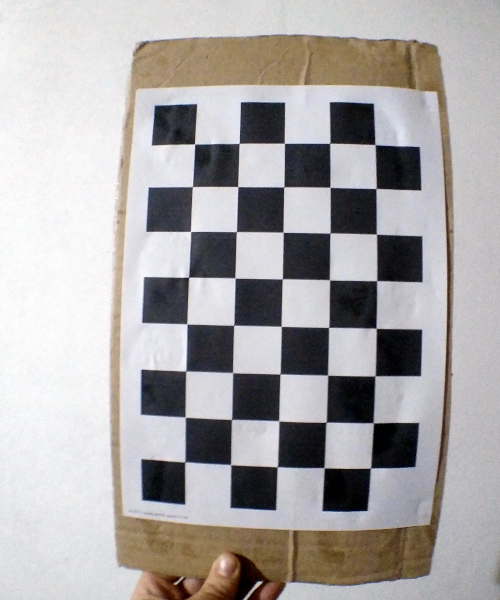
#> input picture practicos/practico10/chess/chess01.png, 500 x 600 px; its folder holds only this picture in this run
$ python ej10_calibracion.py
#> lines starting #> are read from the running program, lines starting #| are printed output that depends on the picture; after the words box and inside, x2 and y2 are one past the last pixel; in counts of white or black regions, pixels touching at a corner belong together; long printed decimals are rounded
#coding=utf-8

import glob
import numpy as np
import cv2
import os


criteria = (cv2.TERM_CRITERIA_EPS + cv2.TERM_CRITERIA_MAX_ITER, 30, 0.001)

"""
objp = np.zeros((np.prod(9*6), 3), np.float32)
objp[: , :2] = np.indices(9,6).T.reshape(-1, 2)
"""

objp = np.zeros((np.prod((8, 5)), 3), np.float32)
objp[:, :2] = np.indices((8, 5)).T.reshape(-1, 2)


objpoints = []
imgpoints = []

images = glob.glob('chess/*.png')

for fname in images:
    img = cv2.imread(fname)
#> img is the input picture: shape (600, 500, 3); mean B, G, R 167.7, 167.7, 171.2
    gray = cv2.cvtColor(img, cv2.COLOR_BGR2GRAY)
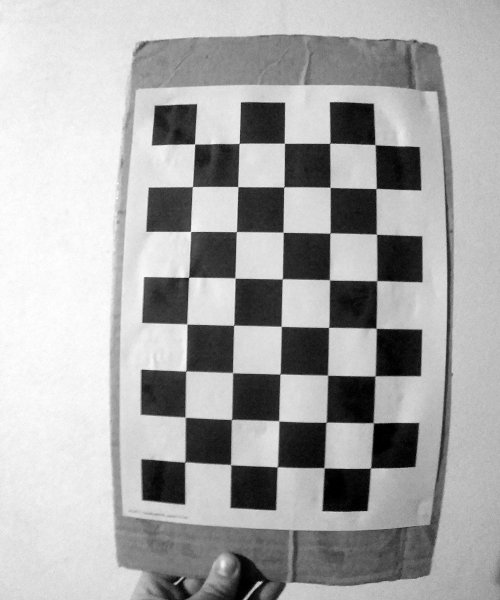
#> gray: shape (600, 500); min 0, max 255, mean 168.7

    ret, corners = cv2.findChessboardCorners(gray, (8, 5), None)
#> ret = True; corners = 40 rows, first 8: [184.6, 461.9], [184.8, 417.4], [185.4, 370.5], [186.7, 324.2], [188.9, 277.4], [190.5, 231.5], [192.4, 186.5], [194.5, 144.2]

    if ret is True:

        objpoints.append(objp)
        corners2 = cv2.cornerSubPix(gray, corners, (11, 11),  (-1, -1), criteria)
#> corners2 = 40 rows, first 8: [184.8, 461.8], [185.2, 417.1], [185.7, 371.1], [186.9, 323.9], [188.5, 277.2], [190.5, 231.4], [192.4, 186.6], [194.6, 144]
        imgpoints.append(corners2)

        img = cv2.drawChessboardCorners(img, (8, 5), corners2, ret)
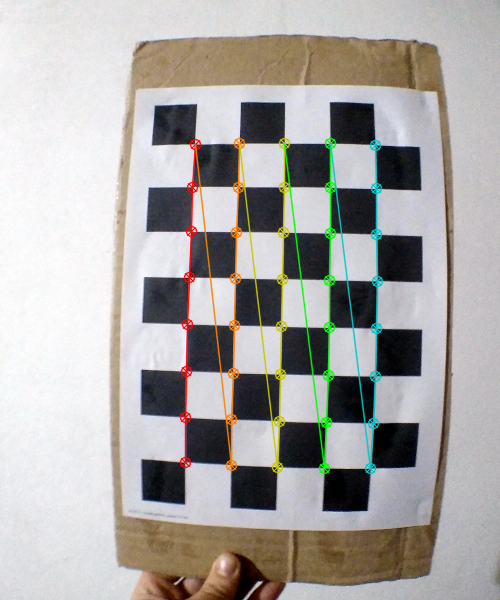
#> img: shape (600, 500, 3); 3.96% of pixels changed, all inside (x1, y1, x2, y2) = (179, 137, 384, 475)


cv2.destroyAllWindows()

ret, mtx, dist, rvecs, tvecs = cv2.calibrateCamera(objpoints, imgpoints, gray.shape[::-1], None, None)
#> ret = 0.185; mtx = [[601.2, 0, 215.1], [0, 607.4, 301.8], [0, 0, 1]]; dist = [[-0.564, 2.45, -0.00778, 0.0233, -8.68]]; rvecs = ([-0.136, 0.00807, -1.54],); tvecs = ([-0.687, 3.46, 12.59],)

print(mtx)
#| [[601.239   0.         215.073]
#|  [  0.         607.374  301.764]
#|  [  0.           0.           1.        ]]

for fname in images:

    img = cv2.imread(fname)
    name = os.path.relpath(fname, 'chess')
    cv2.imwrite('chess/un_' + name, cv2.undistort(img, mtx, dist))
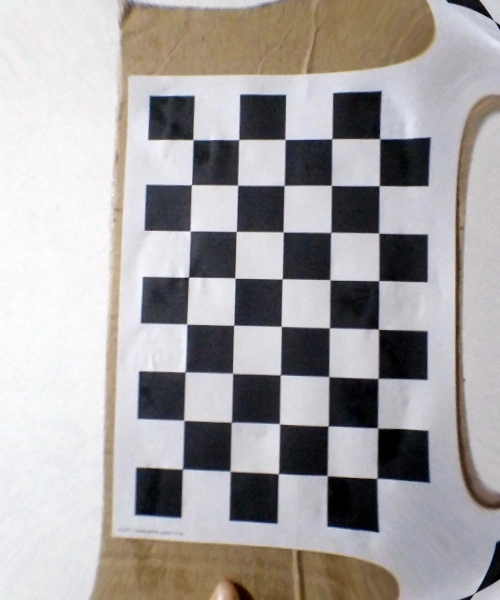
#> saved as un_chess01.png: shape (600, 500, 3); mean B, G, R 163.6, 163.5, 167.2

$ run again, on practicos/practico10/chess/chess05.png
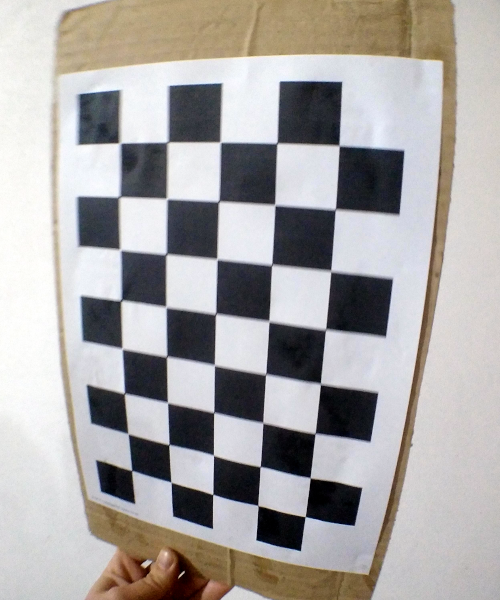
#> input picture practicos/practico10/chess/chess05.png, 500 x 600 px
#> img is the input picture: shape (600, 500, 3); mean B, G, R 164.6, 165.9, 169.1
#> `ret, corners = cv2.findChessboardCorners(gray, (8, 5), None)`: ret = True; corners = 40 rows, first 8: [131.9, 470.4], [131, 436], [124, 392.1], [121.5, 349.3], [121.7, 301.6], [119.5, 250.2], [120.7, 197.6], [118.5, 143.5]
#> corners2 = 40 rows, first 8: [131.6, 470.4], [128, 433.7], [124.3, 393.5], [122.1, 348.6], [120.9, 300.4], [120.1, 249.6], [119.2, 196.9], [119.8, 143]
#> `img = cv2.drawChessboardCorners(img, (8, 5), corners2, ret)`:
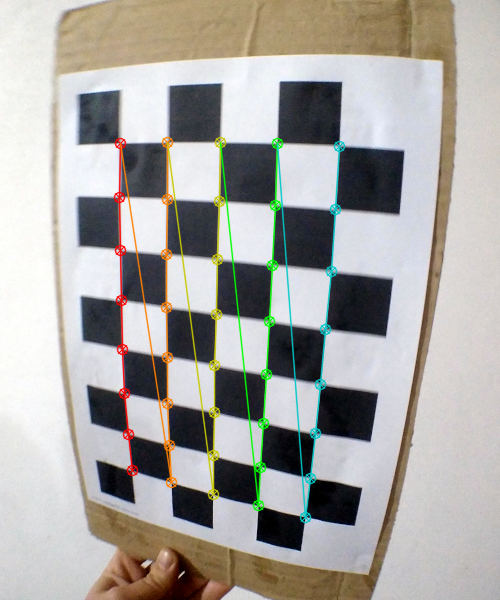
#> img: shape (600, 500, 3); 4.23% of pixels changed, all inside (x1, y1, x2, y2) = (113, 136, 346, 524)
#> `ret, mtx, dist, rvecs, tvecs = cv2.calibrateCamera(objpoints, imgpoint..`: ret = 0.4; mtx = [[453.4, 0, 313.5], [0, 425.7, 338.8], [0, 0, 1]]; dist = [[-0.14, -0.304, -0.0227, -0.0287, 0.406]]; rvecs = ([-0.0641, 0.408, -1.44],); tvecs = ([-3.9, 3.14, 9.46],)
#| [[453.416   0.         313.505]
#|  [  0.         425.719  338.839]
#|  [  0.           0.           1.        ]]
#> `cv2.imwrite('chess/un_' + name, cv2.undistort(img, mtx, dist))`:
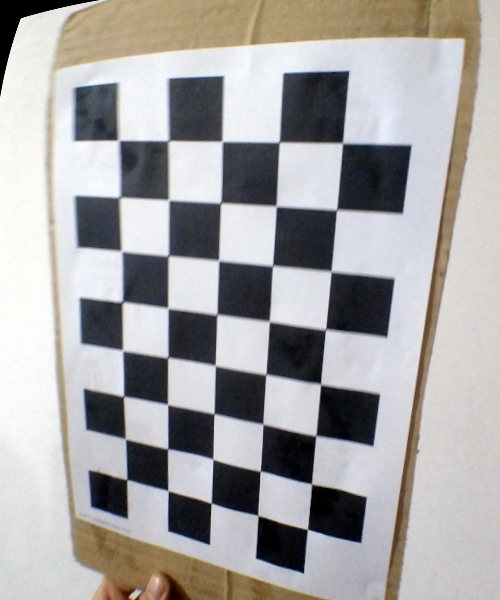
#> saved as un_chess05.png: shape (600, 500, 3); mean B, G, R 164.7, 164.6, 166.8

$ run again, on practicos/practico10/chess/chess07.png
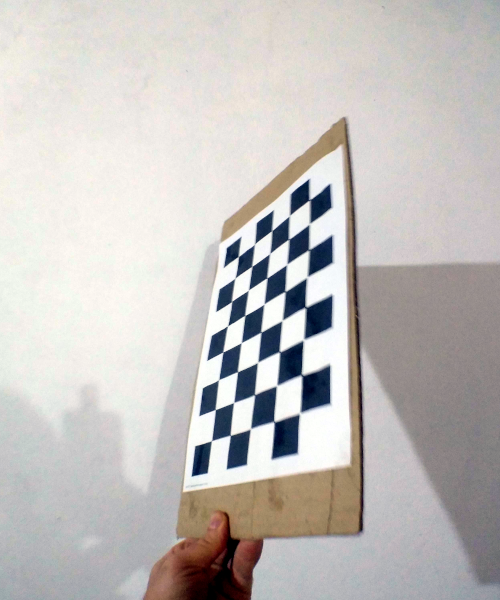
#> input picture practicos/practico10/chess/chess07.png, 500 x 600 px
#> img is the input picture: shape (600, 500, 3); mean B, G, R 189.8, 192.1, 195.7
#> `ret, corners = cv2.findChessboardCorners(gray, (8, 5), None)`: ret = True; corners = 40 rows, first 8: [211.4, 440.7], [215.2, 409.6], [218.5, 379.7], [223, 351.9], [227.4, 325.9], [231.6, 301.3], [234.9, 278.2], [238.5, 256.4]
#> corners2 = 40 rows, first 8: [211.4, 440.7], [215.2, 409.6], [218.5, 379.9], [222.7, 352.1], [227.5, 325.9], [231.6, 301.5], [235.1, 277.8], [233.1, 260]
#> `img = cv2.drawChessboardCorners(img, (8, 5), corners2, ret)`:
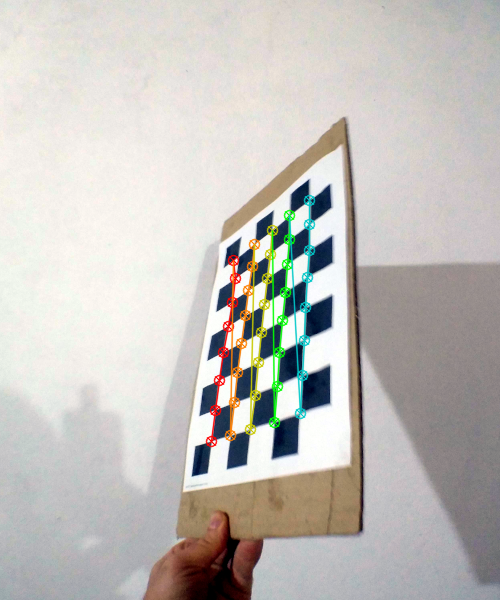
#> img: shape (600, 500, 3); 2.67% of pixels changed, all inside (x1, y1, x2, y2) = (205, 194, 316, 448)
#> `ret, mtx, dist, rvecs, tvecs = cv2.calibrateCamera(objpoints, imgpoint..`: ret = 1.04; mtx = [[597.6, 0, 254], [0, 478.4, 305], [0, 0, 1]]; dist = [[0.0971, -3.5, 0.0172, -0.0134, 7.16]]; rvecs = ([-1.24, 0.433, -1.57],); tvecs = ([-1.06, 4.23, 14.98],)
#| [[597.614   0.         254.030]
#|  [  0.         478.407 305.035]
#|  [  0.           0.           1.        ]]
#> `cv2.imwrite('chess/un_' + name, cv2.undistort(img, mtx, dist))`:
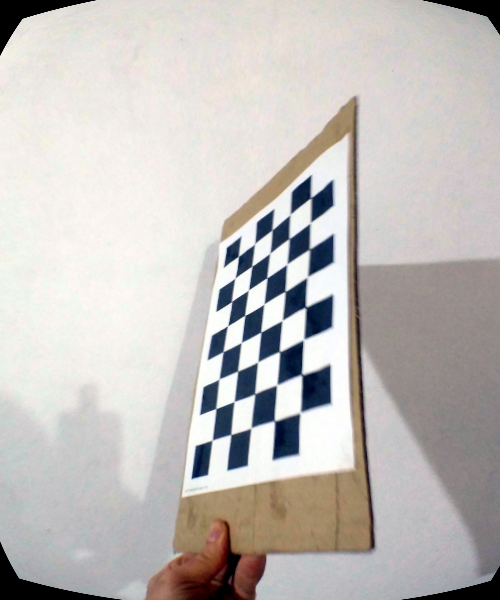
#> saved as un_chess07.png: shape (600, 500, 3); mean B, G, R 187.7, 190.5, 194.4
